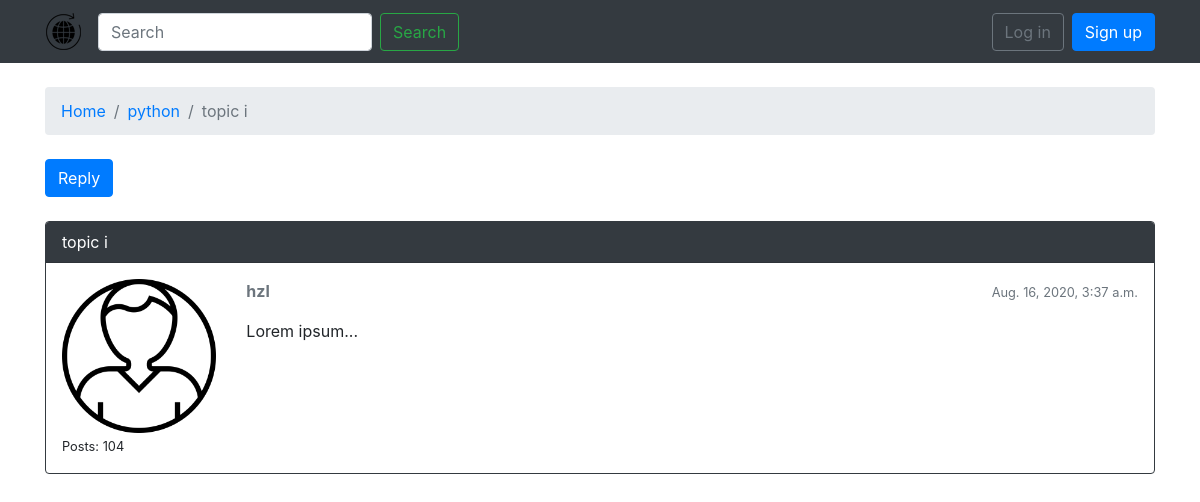
/boards/1/topics/102/, run on the app's committed database.
### boards/models.py (models this page shows, shortened)
class Topic(models.Model):
    subject = models.CharField(max_length=255)
    last_updated = models.DateTimeField(auto_now_add=True)
    board = models.ForeignKey(Board, related_name='topics',on_delete=models.CASCADE)
    starter = models.ForeignKey(User, related_name='topics',on_delete=models.CASCADE)
    views = models.PositiveIntegerField(default=0)

class Board(models.Model):
    name = models.CharField(max_length=30, unique=True)
    description = models.CharField(max_length=100)

class Post(models.Model):
    message = models.TextField(max_length=4000)
    topic = models.ForeignKey(Topic, related_name='posts',on_delete=models.CASCADE)
    created_at = models.DateTimeField(auto_now_add=True)
    updated_at = models.DateTimeField(null=True)
    created_by = models.ForeignKey(User, related_name='posts',on_delete=models.CASCADE)
    updated_by = models.ForeignKey(User, null=True, related_name='+',on_delete=models.CASCADE)
    def get_message_as_markdown(self):
        return mark_safe(markdown(self.message, safe_mode='escape'))

### boards/views.py (the view)
# urls.py: url(r'^boards/(?P<pk>\d+)/topics/(?P<topic_pk>\d+)/$', views.PostListView.as_view(), name='topic_posts'),
class PostListView(ListView):
    model = Post
    context_object_name = 'posts'
    template_name = 'topic_posts.html'
    paginate_by = 2
    def get_context_data(self, **kwargs):
        self.topic.views += 1
        self.topic.save()
        kwargs['topic'] = self.topic
        return super().get_context_data(**kwargs)
    def get_queryset(self):
        self.topic = get_object_or_404(Topic, board__pk=self.kwargs.get('pk'), pk=self.kwargs.get('topic_pk'))
        queryset = self.topic.posts.order_by('created_at')
        return queryset

### templates/topic_posts.html (shortened to what this page needs)
{% extends 'base.html' %}
{% load static %}
{% block breadcrumb %}
  <li class="breadcrumb-item"><a href="{% url 'home' %}">Home</a></li>
  <li class="breadcrumb-item"><a href="{% url 'board_topics' topic.board.pk %}">{{ topic.board.name }}</a></li>
  <li class="breadcrumb-item active">{{ topic.subject }}</li>
{% endblock %}
{% block content %}
  <div class="mb-4">
    <a href="{% url 'reply_topic' topic.board.pk topic.pk %}" class="btn btn-primary" role="button">Reply</a>
  </div>
  {% for post in topic.posts.all %}
    <div class="card mb-2 {% if forloop.first %}border-dark{% endif %}">
        {% if forloop.first %}
      <div class="card-header text-white bg-dark py-2 px-3">{{ topic.subject }}</div>
        {% endif %}
      <div class="card-body p-3">
        <div class="row">
          <div class="col-2">
            <img src="{% static 'img/user.png' %}" alt="{{ post.created_by.username }}" class="w-100">
            <small>Posts: {{ post.created_by.posts.count }}</small>
          </div>
          <div class="col-10">
            <div class="row mb-3">
              <div class="col-6">
                <strong class="text-muted">{{ post.created_by.username }}</strong>
              </div>
              <div class="col-6 text-right">
                <small class="text-muted">{{ post.created_at }}</small>
              </div>
            </div>
            {{ post.get_message_as_markdown }}
          </div>
        </div>
      </div>
    </div>
  {% endfor %}
{% endblock %}

### data on the page
Topic: board.name "python", subject "topic i"
Post: created_by.posts.count "104", created_by.username "hzl", created_at "Aug. 16, 2020, 3:37 a.m.", get_message_as_markdown "Lorem ipsum..."
